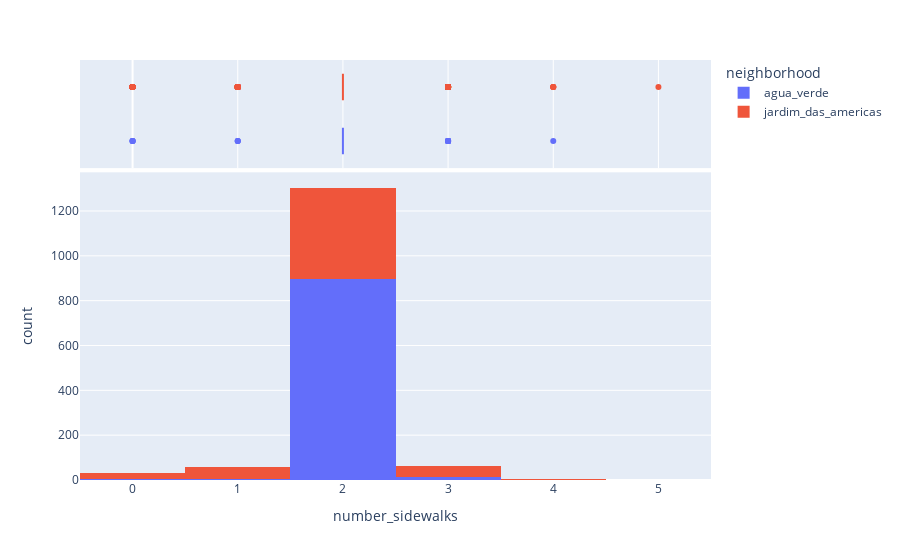

Notebook code cell kept with this figure:
### Code cell
px.histogram(gdf, 
             x='number_sidewalks', 
            #  y="tip", 
             color="neighborhood",
                   marginal="box", # or violin, rug
                #    hover_data=df.columns
                # range_x=(0,30),
               #  width = 900,
               #  nbins=10,
                   )

### Figure 1 — Plotly figure (JSON) as saved in the notebook; plotly's stock layout.template omitted (floating-point values rounded to 4 significant figures; data arrays with more than 128 entries replaced by an {"elided": "..."} marker saying what was removed)
{"data": [{"alignmentgroup": "True", "bingroup": "x", "hovertemplate": "neighborhood=agua_verde<br>number_sidewalks=%{x}<br>count=%{y}<extra></extra>", "legendgroup": "agua_verde", "marker": {"color": "#636efa", "pattern": {"shape": ""}}, "name": "agua_verde", "offsetgroup": "agua_verde", "orientation": "v", "showlegend": true, "type": "histogram", "x": {"elided": "918 int values"}, "xaxis": "x", "yaxis": "y"}, {"alignmentgroup": "True", "hovertemplate": "neighborhood=agua_verde<br>number_sidewalks=%{x}<extra></extra>", "legendgroup": "agua_verde", "marker": {"color": "#636efa"}, "name": "agua_verde", "notched": true, "offsetgroup": "agua_verde", "showlegend": false, "type": "box", "x": {"elided": "918 int values"}, "xaxis": "x2", "yaxis": "y2"}, {"alignmentgroup": "True", "bingroup": "x", "hovertemplate": "neighborhood=jardim_das_americas<br>number_sidewalks=%{x}<br>count=%{y}<extra></extra>", "legendgroup": "jardim_das_americas", "marker": {"color": "#EF553B", "pattern": {"shape": ""}}, "name": "jardim_das_americas", "offsetgroup": "jardim_das_americas", "orientation": "v", "showlegend": true, "type": "histogram", "x": {"elided": "542 int values"}, "xaxis": "x", "yaxis": "y"}, {"alignmentgroup": "True", "hovertemplate": "neighborhood=jardim_das_americas<br>number_sidewalks=%{x}<extra></extra>", "legendgroup": "jardim_das_americas", "marker": {"color": "#EF553B"}, "name": "jardim_das_americas", "notched": true, "offsetgroup": "jardim_das_americas", "showlegend": false, "type": "box", "x": {"elided": "542 int values"}, "xaxis": "x2", "yaxis": "y2"}], "layout": {"barmode": "relative", "legend": {"title": {"text": "neighborhood"}, "tracegroupgap": 0}, "margin": {"t": 60}, "xaxis": {"anchor": "y", "domain": [0, 1], "title": {"text": "number_sidewalks"}}, "xaxis2": {"anchor": "y2", "domain": [0, 1], "matches": "x", "showgrid": true, "showticklabels": false}, "yaxis": {"anchor": "x", "domain": [0, 0.7326], "title": {"text": "count"}}, "yaxis2": {"anchor": "x2", "domain": [0.7426, 1], "matches": "y2", "showgrid": false, "showline": false, "showticklabels": false, "ticks": ""}}}
